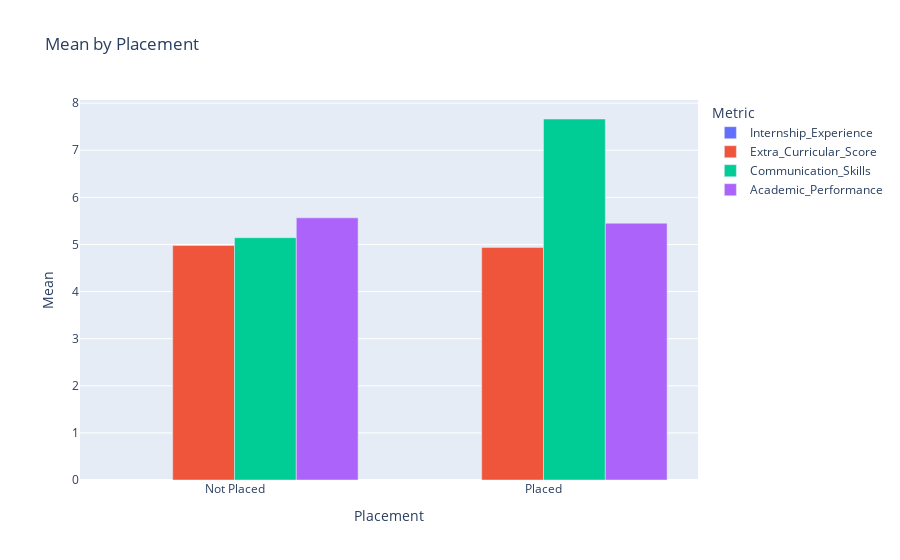
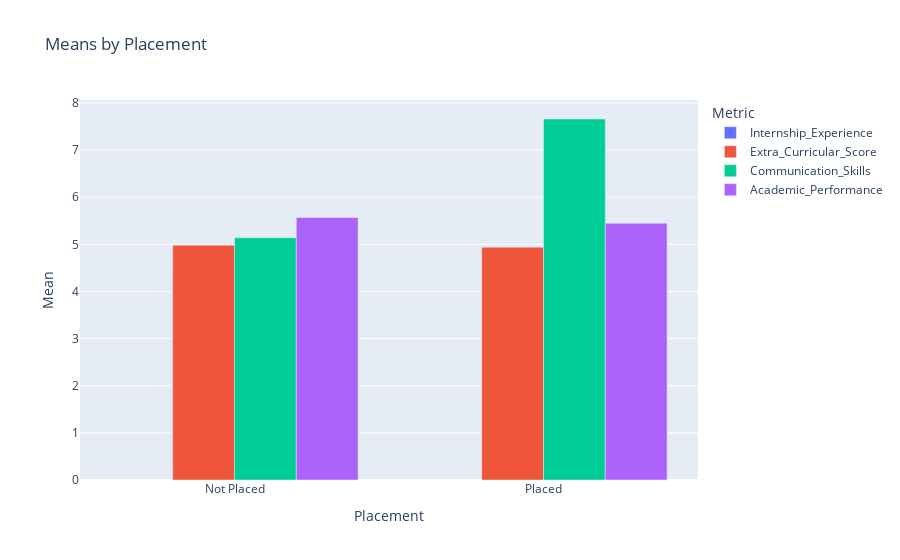
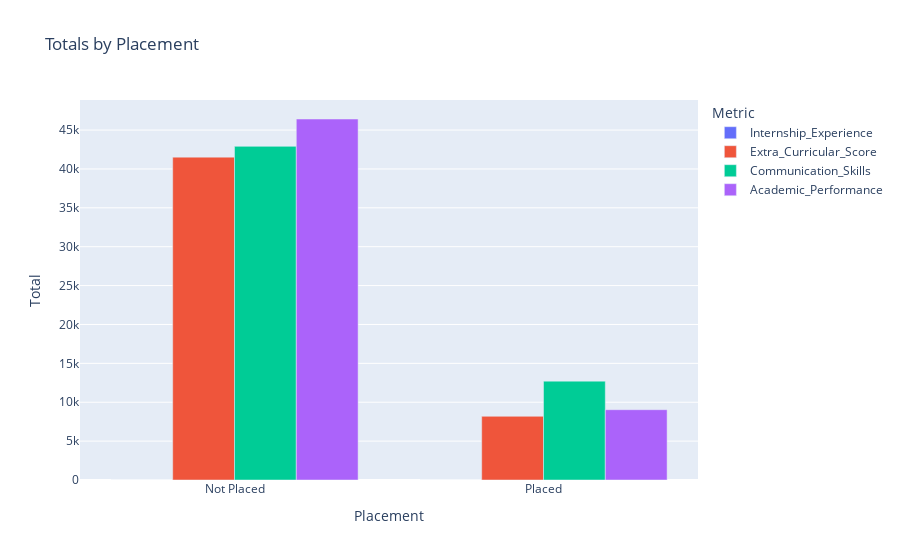
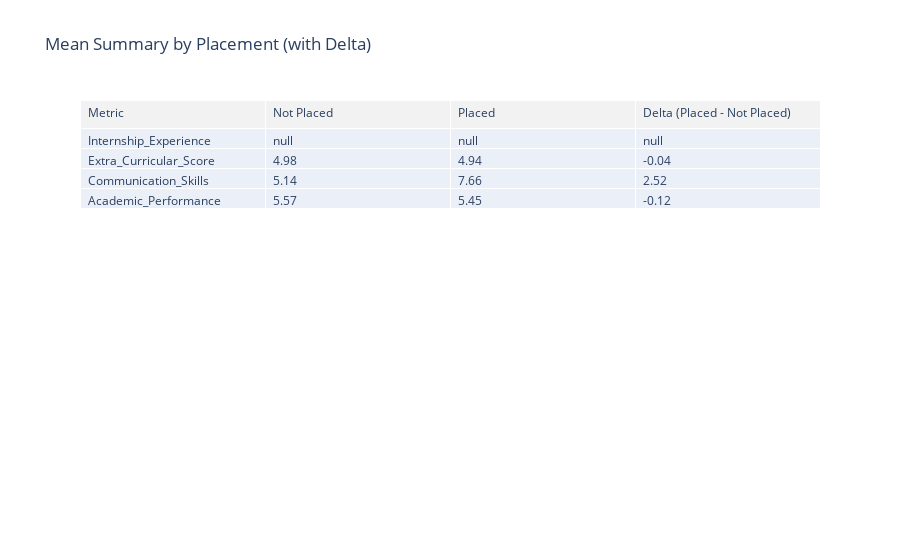

Notebook code for these charts, in order:
### Code cell
# Plotly: Grouped bar charts and summary table for aggregated metrics by Placement
import plotly.express as px
import plotly.graph_objects as go

# Ensure grouped results exist
try:
    _ = grpp, grpp_sum, grpp_mean
except NameError:
    raise RuntimeError("Please run the aggregation cell above before plotting.")

# Reset index for plotting
primary_df = grpp.reset_index()
sum_df = grpp_sum.reset_index()
mean_df = grpp_mean.reset_index()

# Identify the group key column name (first column after reset_index)
group_col = primary_df.columns[0]

# Helper to melt wide to long
def to_long(df):
    return df.melt(id_vars=group_col, var_name='Metric', value_name='Value')

primary_long = to_long(primary_df)
mean_long = to_long(mean_df)
sum_long = to_long(sum_df)

# Main figure: primary aggregation choice
fig_primary = px.bar(
    primary_long,
    x=group_col,
    y='Value',
    color='Metric',
    barmode='group',
    title=f'{agg_method.capitalize()} by Placement',
    labels={group_col: 'Placement', 'Value': agg_method.capitalize()}
)
fig_primary.update_layout(legend_title_text='Metric')
fig_primary.show()

# Means figure
fig_mean = px.bar(
    mean_long,
    x=group_col,
    y='Value',
    color='Metric',
    barmode='group',
    title='Means by Placement',
    labels={group_col: 'Placement', 'Value': 'Mean'}
)
fig_mean.update_layout(legend_title_text='Metric')
fig_mean.show()

# Sums figure
fig_sum = px.bar(
    sum_long,
    x=group_col,
    y='Value',
    color='Metric',
    barmode='group',
    title='Totals by Placement',
    labels={group_col: 'Placement', 'Value': 'Total'}
)
fig_sum.update_layout(legend_title_text='Metric')
fig_sum.show()

# Summary table: means per metric per group and delta
mean_wide = mean_df.set_index(group_col).T  # rows: Metric, columns: groups
mean_wide.index.name = 'Metric'

# Try to identify positive/negative group names for delta
pos_candidates = ['Placed', 'Yes', 1, '1']
neg_candidates = ['Not Placed', 'No', 0, '0']
cols = list(mean_wide.columns)
pos_col = next((c for c in cols if c in pos_candidates), None)
neg_col = next((c for c in cols if c in neg_candidates), None)

table_df = mean_wide.copy()
if pos_col and neg_col:
    table_df['Delta (Placed - Not Placed)'] = table_df[pos_col] - table_df[neg_col]

# Build Plotly table
header_vals = [table_df.index.name or 'Metric'] + [str(c) for c in table_df.columns]
cell_vals = [table_df.index.tolist()] + [table_df[c].round(3).tolist() for c in table_df.columns]

table_fig = go.Figure(data=[go.Table(
    header=dict(values=header_vals, fill_color='#f2f2f2', align='left'),
    cells=dict(values=cell_vals, align='left')
)])
table_fig.update_layout(title='Mean Summary by Placement (with Delta)')
table_fig.show()

### Figure 1 — Plotly figure (JSON) as saved in the notebook; plotly's stock layout.template omitted (floating-point values rounded to 4 significant figures)
{"data": [{"alignmentgroup": "True", "hovertemplate": "Metric=Internship_Experience<br>Placement=%{x}<br>Mean=%{y}<extra></extra>", "legendgroup": "Internship_Experience", "marker": {"color": "#636efa", "pattern": {"shape": ""}}, "name": "Internship_Experience", "offsetgroup": "Internship_Experience", "orientation": "v", "showlegend": true, "textposition": "auto", "type": "bar", "x": ["Not Placed", "Placed"], "xaxis": "x", "y": [NaN, NaN], "yaxis": "y"}, {"alignmentgroup": "True", "hovertemplate": "Metric=Extra_Curricular_Score<br>Placement=%{x}<br>Mean=%{y}<extra></extra>", "legendgroup": "Extra_Curricular_Score", "marker": {"color": "#EF553B", "pattern": {"shape": ""}}, "name": "Extra_Curricular_Score", "offsetgroup": "Extra_Curricular_Score", "orientation": "v", "showlegend": true, "textposition": "auto", "type": "bar", "x": ["Not Placed", "Placed"], "xaxis": "x", "y": [4.978, 4.937], "yaxis": "y"}, {"alignmentgroup": "True", "hovertemplate": "Metric=Communication_Skills<br>Placement=%{x}<br>Mean=%{y}<extra></extra>", "legendgroup": "Communication_Skills", "marker": {"color": "#00cc96", "pattern": {"shape": ""}}, "name": "Communication_Skills", "offsetgroup": "Communication_Skills", "orientation": "v", "showlegend": true, "textposition": "auto", "type": "bar", "x": ["Not Placed", "Placed"], "xaxis": "x", "y": [5.144, 7.664], "yaxis": "y"}, {"alignmentgroup": "True", "hovertemplate": "Metric=Academic_Performance<br>Placement=%{x}<br>Mean=%{y}<extra></extra>", "legendgroup": "Academic_Performance", "marker": {"color": "#ab63fa", "pattern": {"shape": ""}}, "name": "Academic_Performance", "offsetgroup": "Academic_Performance", "orientation": "v", "showlegend": true, "textposition": "auto", "type": "bar", "x": ["Not Placed", "Placed"], "xaxis": "x", "y": [5.566, 5.45], "yaxis": "y"}], "layout": {"barmode": "group", "legend": {"title": {"text": "Metric"}, "tracegroupgap": 0}, "title": {"text": "Mean by Placement"}, "xaxis": {"anchor": "y", "domain": [0, 1], "title": {"text": "Placement"}}, "yaxis": {"anchor": "x", "domain": [0, 1], "title": {"text": "Mean"}}}}

### Figure 2 — Plotly figure (JSON) as saved in the notebook; plotly's stock layout.template omitted (floating-point values rounded to 4 significant figures)
{"data": [{"alignmentgroup": "True", "hovertemplate": "Metric=Internship_Experience<br>Placement=%{x}<br>Mean=%{y}<extra></extra>", "legendgroup": "Internship_Experience", "marker": {"color": "#636efa", "pattern": {"shape": ""}}, "name": "Internship_Experience", "offsetgroup": "Internship_Experience", "orientation": "v", "showlegend": true, "textposition": "auto", "type": "bar", "x": ["Not Placed", "Placed"], "xaxis": "x", "y": [NaN, NaN], "yaxis": "y"}, {"alignmentgroup": "True", "hovertemplate": "Metric=Extra_Curricular_Score<br>Placement=%{x}<br>Mean=%{y}<extra></extra>", "legendgroup": "Extra_Curricular_Score", "marker": {"color": "#EF553B", "pattern": {"shape": ""}}, "name": "Extra_Curricular_Score", "offsetgroup": "Extra_Curricular_Score", "orientation": "v", "showlegend": true, "textposition": "auto", "type": "bar", "x": ["Not Placed", "Placed"], "xaxis": "x", "y": [4.98, 4.94], "yaxis": "y"}, {"alignmentgroup": "True", "hovertemplate": "Metric=Communication_Skills<br>Placement=%{x}<br>Mean=%{y}<extra></extra>", "legendgroup": "Communication_Skills", "marker": {"color": "#00cc96", "pattern": {"shape": ""}}, "name": "Communication_Skills", "offsetgroup": "Communication_Skills", "orientation": "v", "showlegend": true, "textposition": "auto", "type": "bar", "x": ["Not Placed", "Placed"], "xaxis": "x", "y": [5.14, 7.66], "yaxis": "y"}, {"alignmentgroup": "True", "hovertemplate": "Metric=Academic_Performance<br>Placement=%{x}<br>Mean=%{y}<extra></extra>", "legendgroup": "Academic_Performance", "marker": {"color": "#ab63fa", "pattern": {"shape": ""}}, "name": "Academic_Performance", "offsetgroup": "Academic_Performance", "orientation": "v", "showlegend": true, "textposition": "auto", "type": "bar", "x": ["Not Placed", "Placed"], "xaxis": "x", "y": [5.57, 5.45], "yaxis": "y"}], "layout": {"barmode": "group", "legend": {"title": {"text": "Metric"}, "tracegroupgap": 0}, "title": {"text": "Means by Placement"}, "xaxis": {"anchor": "y", "domain": [0, 1], "title": {"text": "Placement"}}, "yaxis": {"anchor": "x", "domain": [0, 1], "title": {"text": "Mean"}}}}

### Figure 3 — Plotly figure (JSON) as saved in the notebook; plotly's stock layout.template omitted (floating-point values rounded to 4 significant figures)
{"data": [{"alignmentgroup": "True", "hovertemplate": "Metric=Internship_Experience<br>Placement=%{x}<br>Total=%{y}<extra></extra>", "legendgroup": "Internship_Experience", "marker": {"color": "#636efa", "pattern": {"shape": ""}}, "name": "Internship_Experience", "offsetgroup": "Internship_Experience", "orientation": "v", "showlegend": true, "textposition": "auto", "type": "bar", "x": ["Not Placed", "Placed"], "xaxis": "x", "y": [0.0, 0.0], "yaxis": "y"}, {"alignmentgroup": "True", "hovertemplate": "Metric=Extra_Curricular_Score<br>Placement=%{x}<br>Total=%{y}<extra></extra>", "legendgroup": "Extra_Curricular_Score", "marker": {"color": "#EF553B", "pattern": {"shape": ""}}, "name": "Extra_Curricular_Score", "offsetgroup": "Extra_Curricular_Score", "orientation": "v", "showlegend": true, "textposition": "auto", "type": "bar", "x": ["Not Placed", "Placed"], "xaxis": "x", "y": [41520.0, 8191.0], "yaxis": "y"}, {"alignmentgroup": "True", "hovertemplate": "Metric=Communication_Skills<br>Placement=%{x}<br>Total=%{y}<extra></extra>", "legendgroup": "Communication_Skills", "marker": {"color": "#00cc96", "pattern": {"shape": ""}}, "name": "Communication_Skills", "offsetgroup": "Communication_Skills", "orientation": "v", "showlegend": true, "textposition": "auto", "type": "bar", "x": ["Not Placed", "Placed"], "xaxis": "x", "y": [42900.0, 12710.0], "yaxis": "y"}, {"alignmentgroup": "True", "hovertemplate": "Metric=Academic_Performance<br>Placement=%{x}<br>Total=%{y}<extra></extra>", "legendgroup": "Academic_Performance", "marker": {"color": "#ab63fa", "pattern": {"shape": ""}}, "name": "Academic_Performance", "offsetgroup": "Academic_Performance", "orientation": "v", "showlegend": true, "textposition": "auto", "type": "bar", "x": ["Not Placed", "Placed"], "xaxis": "x", "y": [46420.0, 9042.0], "yaxis": "y"}], "layout": {"barmode": "group", "legend": {"title": {"text": "Metric"}, "tracegroupgap": 0}, "title": {"text": "Totals by Placement"}, "xaxis": {"anchor": "y", "domain": [0, 1], "title": {"text": "Placement"}}, "yaxis": {"anchor": "x", "domain": [0, 1], "title": {"text": "Total"}}}}

### Figure 4 — Plotly figure (JSON) as saved in the notebook; plotly's stock layout.template omitted (floating-point values rounded to 4 significant figures)
{"data": [{"cells": {"align": "left", "values": [["Internship_Experience", "Extra_Curricular_Score", "Communication_Skills", "Academic_Performance"], [null, 4.98, 5.14, 5.57], [null, 4.94, 7.66, 5.45], [null, -0.04, 2.52, -0.12]]}, "header": {"align": "left", "fill": {"color": "#f2f2f2"}, "values": ["Metric", "Not Placed", "Placed", "Delta (Placed - Not Placed)"]}, "type": "table"}], "layout": {"title": {"text": "Mean Summary by Placement (with Delta)"}}}
